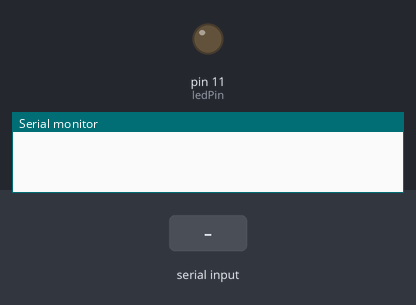
Recording of a sketch running on a simulated Arduino Uno, built with avr-gcc and run on an emulated ATmega328P. On the bench: output pins drawn as LEDs (lit = HIGH), the last lines printed to the serial monitor. The inputs (shaded band) are chosen by the test bench.

Above: at 1.2 s.
1.3 s: "90,45n" received over Serial
At 2.3 s:
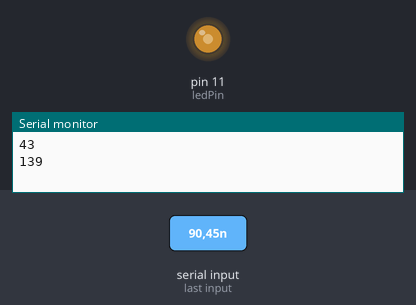
2.8 s: "30,150n" received over Serial
At 3.5 s:
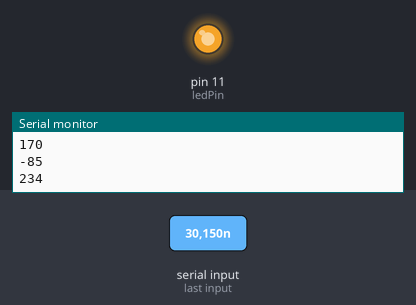
4.3 s: "200n" received over Serial
5.8 s: "90n" received over Serial
At 6.8 s:
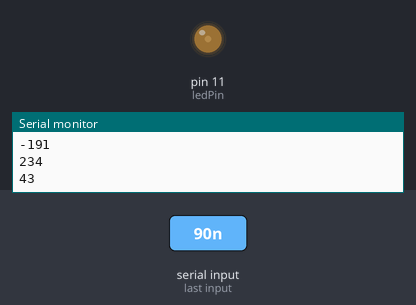
Timing chart, 0 to 8.3 s (numbered marks = the images above; inputs shaded):
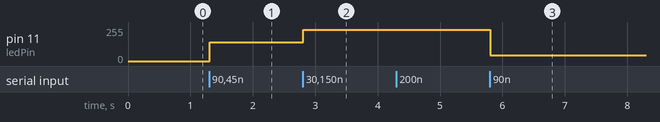

Measured:
- after the input at 1.3 s, pin 11 (ledPin): 0/255 → 139/255 at once
- after the input at 2.8 s, pin 11 (ledPin): 139/255 → 234/255 at once
- after the input at 5.8 s, pin 11 (ledPin): 234/255 → 43/255 at once

The sketch:

arduino_led_driver.ino
```cpp
int ledPin = 11;    // select the input pin for the potentiometer
int lightLevel = 0;

double readFromSerial() {
  char buffer[] = {' ',' ',' '};
  while(!Serial.available());
  Serial.readBytesUntil('n',buffer,3);
  return atof(buffer);
}

void setup() {
  // Initialize serial port
  Serial.begin(9600);

  // Set ledPin as output
  pinMode(ledPin, OUTPUT);
}

void loop() {
  double val = readFromSerial();
  int map_val = map(int(val), -10, 110, 255, 0);
  Serial.println(map_val);
  analogWrite(ledPin, map_val);
}
```
